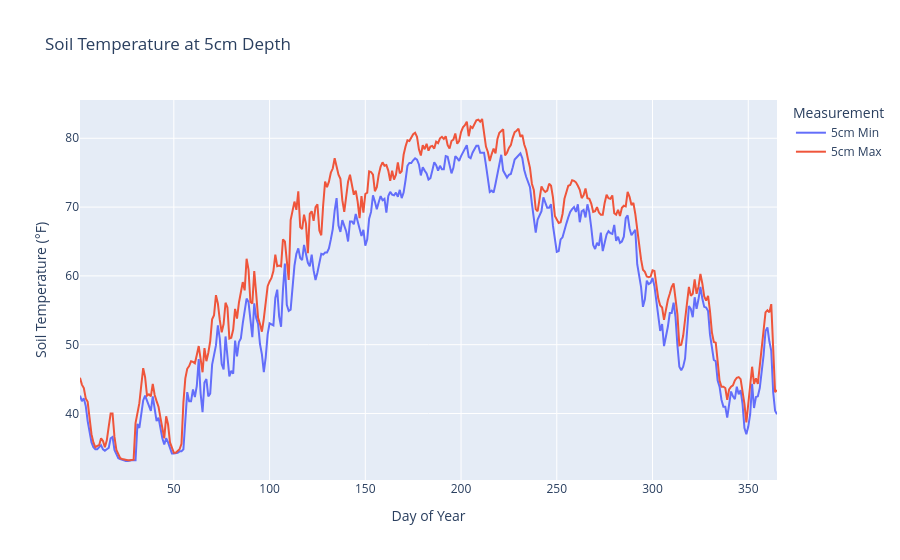

Notebook cell for this chart:
### Markdown cell above
Let's add some helpful labels and markers to the graph.

### Code cell
fig = px.line(cherokee,
  x='Timestamp', 
  y=['SoilTemperature5cmMin', 'SoilTemperature5cmMax'], 
  title='Soil Temperature at 5cm Depth',
  labels={
    'x': 'Day of Year', 
    'variable': 'Measurement'
    }
  )
fig.update_xaxes(title_text="Day of Year")
fig.update_yaxes(title_text='Soil Temperature (°F)')
fig.data[0].name = "5cm Min"
fig.data[1].name = "5cm Max"
fig.show()

### Figure 1 — Plotly figure (JSON) as saved in the notebook; plotly's stock layout.template omitted (floating-point values rounded to 4 significant figures; data arrays with more than 128 entries replaced by an {"elided": "..."} marker saying what was removed)
{"data": [{"hovertemplate": "Measurement=SoilTemperature5cmMin<br>Timestamp=%{x}<br>value=%{y}<extra></extra>", "legendgroup": "SoilTemperature5cmMin", "line": {"color": "#636efa", "dash": "solid"}, "marker": {"symbol": "circle"}, "mode": "lines", "name": "5cm Min", "orientation": "v", "showlegend": true, "type": "scatter", "x": {"elided": "365 int values"}, "xaxis": "x", "y": {"elided": "365 float values"}, "yaxis": "y"}, {"hovertemplate": "Measurement=SoilTemperature5cmMax<br>Timestamp=%{x}<br>value=%{y}<extra></extra>", "legendgroup": "SoilTemperature5cmMax", "line": {"color": "#EF553B", "dash": "solid"}, "marker": {"symbol": "circle"}, "mode": "lines", "name": "5cm Max", "orientation": "v", "showlegend": true, "type": "scatter", "x": {"elided": "365 int values"}, "xaxis": "x", "y": {"elided": "365 float values"}, "yaxis": "y"}], "layout": {"legend": {"title": {"text": "Measurement"}, "tracegroupgap": 0}, "title": {"text": "Soil Temperature at 5cm Depth"}, "xaxis": {"anchor": "y", "domain": [0, 1], "title": {"text": "Day of Year"}}, "yaxis": {"anchor": "x", "domain": [0, 1], "title": {"text": "Soil Temperature (°F)"}}}}
